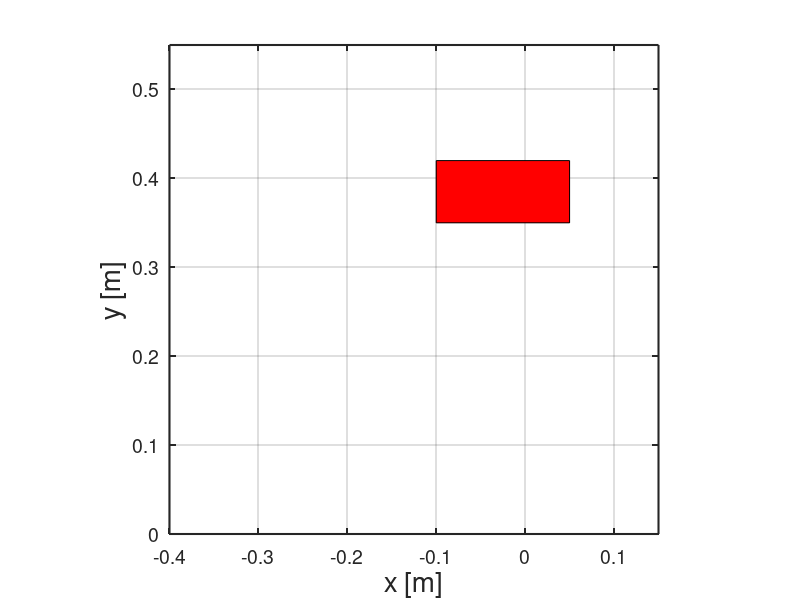

This figure's MATLAB source: (Note: this script raises an error after producing the figure.)
%%%%%%%%%%%%%%%%%%%%%%%%%%%% Initialize Figure %%%%%%%%%%%%%%%%%%%%%%%%

h = figure;

axes1 = axes('Parent',h,'YTick',[0 0.1 0.2 0.3 0.4 0.5 0.6],...
    'XTick',[-0.5 -0.4 -0.3 -0.2 -0.1 0 0.1],...
    'PlotBoxAspectRatio',[1 1 1],...
    'LineWidth',1.5,...
    'FontSize',14);

xlim(axes1,[-0.4 0.15]);
ylim(axes1,[0.0 0.55]);
xlabel('x [m]', 'FontSize', 20);
ylabel('y [m]', 'FontSize', 20);

box(axes1,'on');
grid(axes1,'on');
hold(axes1,'all');

xMax = 0.05;
xMin = -0.1;
yMax = 0.42;
yMin = 0.35;

rectangle('Position',[xMin,yMin,(xMax-xMin),(yMax-yMin)],'Curvature',[0,0],...
          'FaceColor','r')

%% run experiment
expTime = 30;
ac = ArmController2D(ExpTypes.Characterization,1,false);

ac.start;

%timeoutDlg(@input, expTime, 'Enter 1 to cancel:');
pause(expTime);
if(ac.isvalid ==1)
    delete(ac);
end
